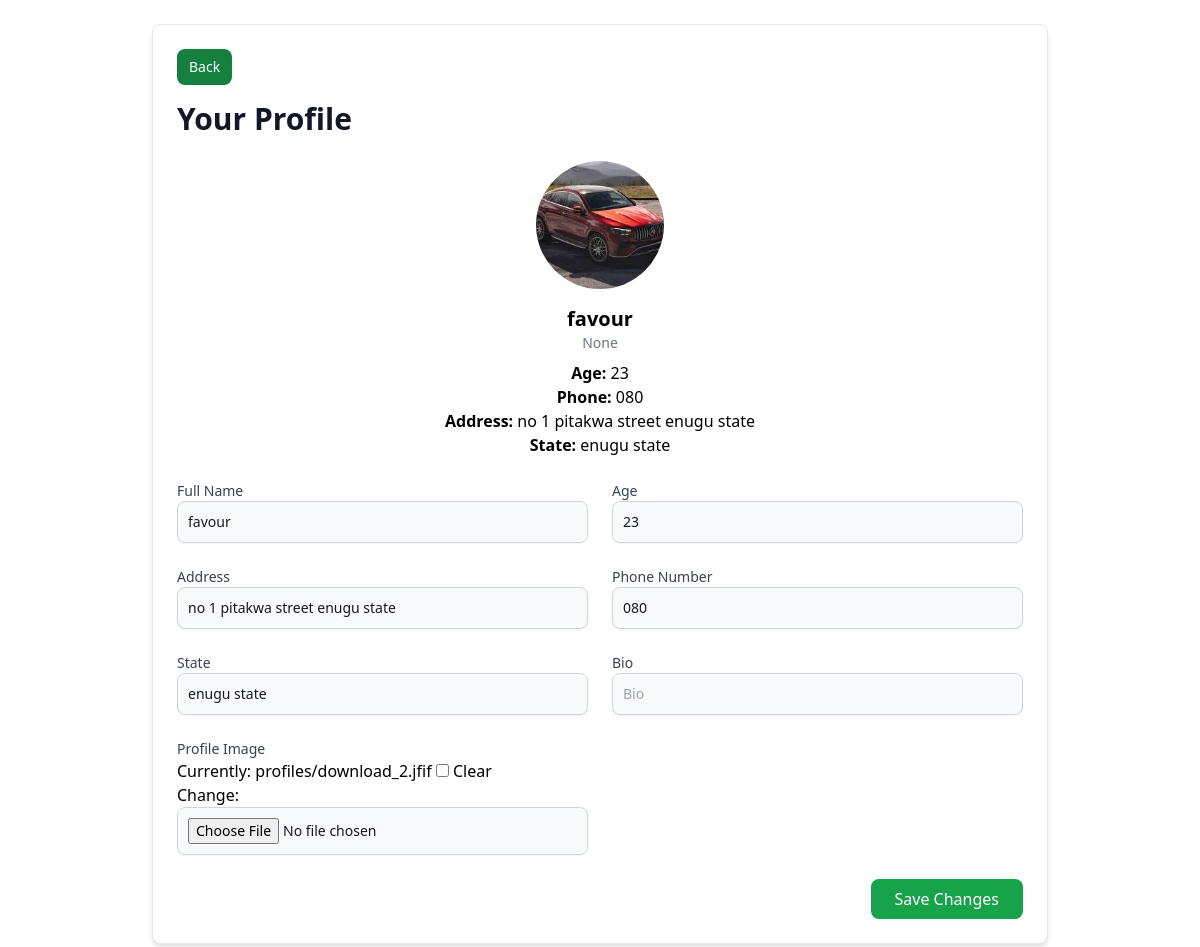
The app's page /user/profile/ (signed in) with its own data.
### User/models.py (models this page shows, shortened)
class Profile(models.Model):
    user = models.OneToOneField(Account, on_delete=models.CASCADE)
    fullname = models.CharField(max_length=50)
    age = models.CharField(max_length=3)
    address = models.CharField(max_length=150)
    phone = models.CharField(max_length=15, default='080')
    state = models.CharField(max_length=40)
    bio = models.CharField(max_length=100, blank=True, null=True)
    image = models.ImageField(upload_to='profiles', blank=True, null=True, default='profiles/default.jpeg')

### User/views.py (the view)
# urls.py: path('user/profile/', views.profile, name='profile'),
@login_required
def profile(request):
    user = request.user
    try:
        profile = Profile.objects.get(user=user)
    except Profile.DoesNotExist:
        profile = None
    if request.method == "POST":
        form = ProfileForm(request.POST, request.FILES, instance=profile)
        if form.is_valid():
            form.save()  # Save the updated profile
            messages.success(request, "Your profile has been updated successfully!")
            return redirect('profile')  # Redirect to profile page after saving
    else:
        form = ProfileForm(instance=profile)
    return render(request, 'User/profile.html', {'form': form, 'profile': profile})

### User/forms.py
class ProfileForm(forms.ModelForm):
    class Meta:
        model = Profile
        exclude = ('user', 'role',)
    def __init__(self, *args, **kwargs):
        super(ProfileForm, self).__init__(*args, **kwargs)
        for field_name, field in self.fields.items():
            self.fields[field_name].widget.attrs['placeholder'] = field.label
            self.fields[field_name].widget.attrs['class'] = 'shadow-sm bg-gray-50 border border-gray-300 text-gray-900 sm:text-sm rounded-lg focus:ring-primary-500 focus:border-primary-500 block w-full p-2.5 dark:bg-gray-700 dark:border-gray-600 dark:placeholder-gray-400 dark:text-white dark:focus:ring-primary-500 dark:focus:border-primary-500'
            self.fields[field_name].widget.attrs['required'] = False

### User/templates/User/profile.html (shortened to what this page needs)
{% extends "User/base.html" %}
{% block content %}
<div class="max-w-4xl mx-auto p-6 bg-white border border-gray-200 shadow-md rounded-lg">
    <a href="{% url 'index' %}" class="inline-flex mb-4 items-center px-3 py-2 text-sm font-medium text-center text-white bg-green-700 rounded-lg hover:bg-green-800 focus:ring-4 focus:outline-none focus:ring-green-300 dark:bg-green-600 dark:hover:bg-green-700 dark:focus:ring-green-800">Back</a>
    <h1 class="text-3xl font-semibold text-gray-900 mb-6">Your Profile</h1>
    {% if profile %}
    <div class="mb-6">
        {% if profile.image %}
        <img src="{{ profile.image.url | default:'#' }}" alt="Profile Image" class="w-32 h-32 object-cover rounded-full mx-auto mb-4" />
        {% else %}
            <p>No image available.</p>
        {% endif %}
        <div class="text-center">
            <p class="text-xl font-semibold">{{ profile.fullname }}</p>
            <p class="text-sm text-gray-500">{{ profile.bio }}</p>
            <p class="mt-2"><strong>Age:</strong> {{ profile.age }}</p>
            <p><strong>Phone:</strong> {{ profile.phone }}</p>
            <p><strong>Address:</strong> {{ profile.address }}</p>
            <p><strong>State:</strong> {{ profile.state }}</p>
        </div>
    </div>
    {% else %}
    <p>No profile information available.</p>
    {% endif %}
    <form method="POST" enctype="multipart/form-data" class="space-y-6">
        <div class="grid grid-cols-1 sm:grid-cols-2 gap-6">
            <div>
                <label for="id_fullname" class="block text-sm font-medium text-gray-700">Full Name</label>
                {{ form.fullname }}
            </div>
            <div>
                <label for="id_age" class="block text-sm font-medium text-gray-700">Age</label>
                {{ form.age }}
            </div>
            <div>
                <label for="id_address" class="block text-sm font-medium text-gray-700">Address</label>
                {{ form.address }}
            </div>
            <div>
                <label for="id_phone" class="block text-sm font-medium text-gray-700">Phone Number</label>
                {{ form.phone }}
            </div>
            <div>
                <label for="id_state" class="block text-sm font-medium text-gray-700">State</label>
                {{ form.state }}
            </div>
            <div>
                <label for="id_bio" class="block text-sm font-medium text-gray-700">Bio</label>
                {{ form.bio }}
            </div>
            <div>
                <label for="id_image" class="block text-sm font-medium text-gray-700">Profile Image</label>
                {{ form.image }}
            </div>
        </div>
        <div class="flex justify-end">
            <button type="submit" class="px-6 py-2 bg-green-600 text-white rounded-lg hover:bg-green-700">
                Save Changes
            </button>
        </div>
    </form>
</div>
{% endblock %}

### records on screen
Profile: image (picture), fullname "favour", bio "None", age "23", phone "080", address "no 1 pitakwa street enugu state", state "enugu state"
